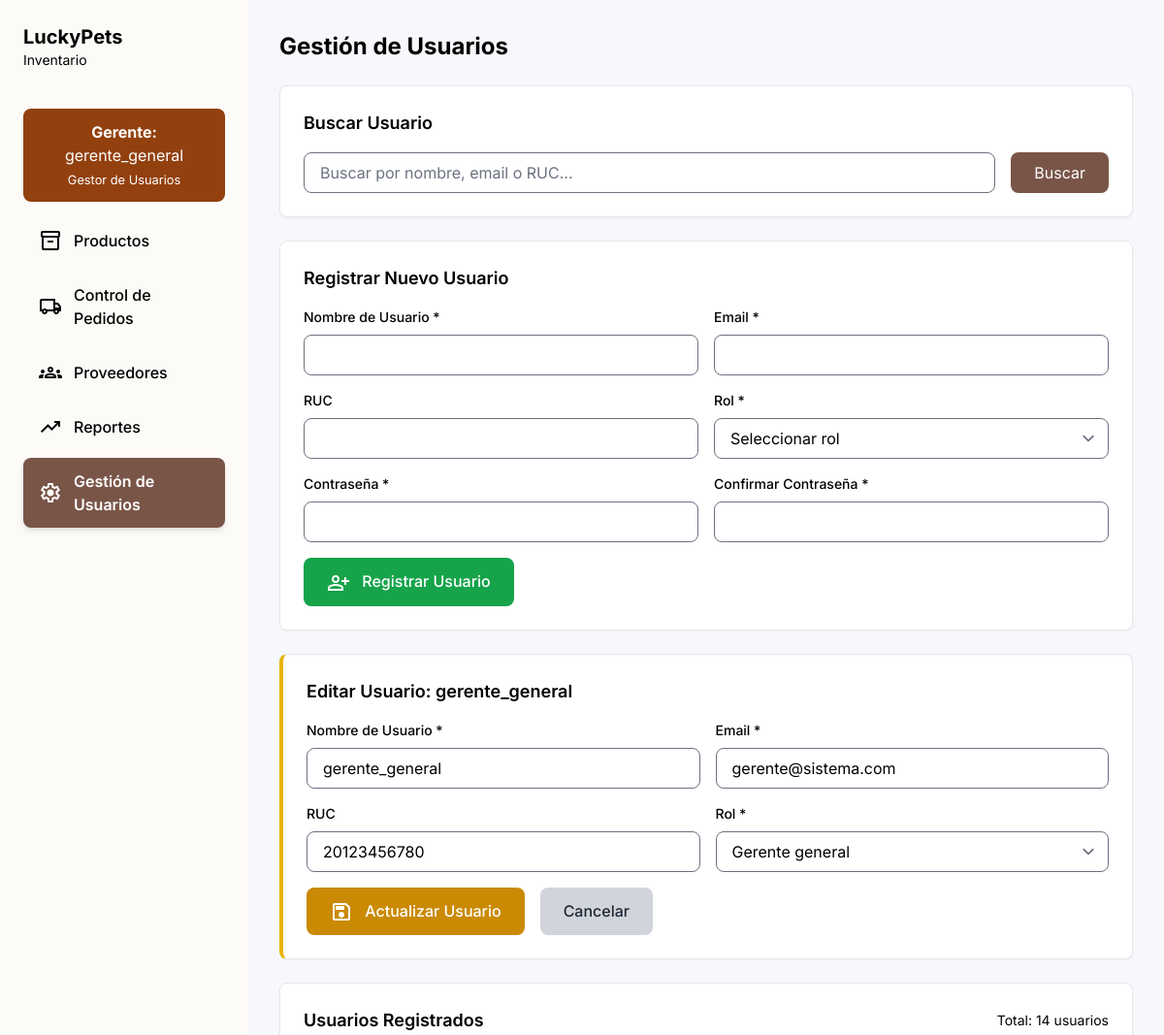
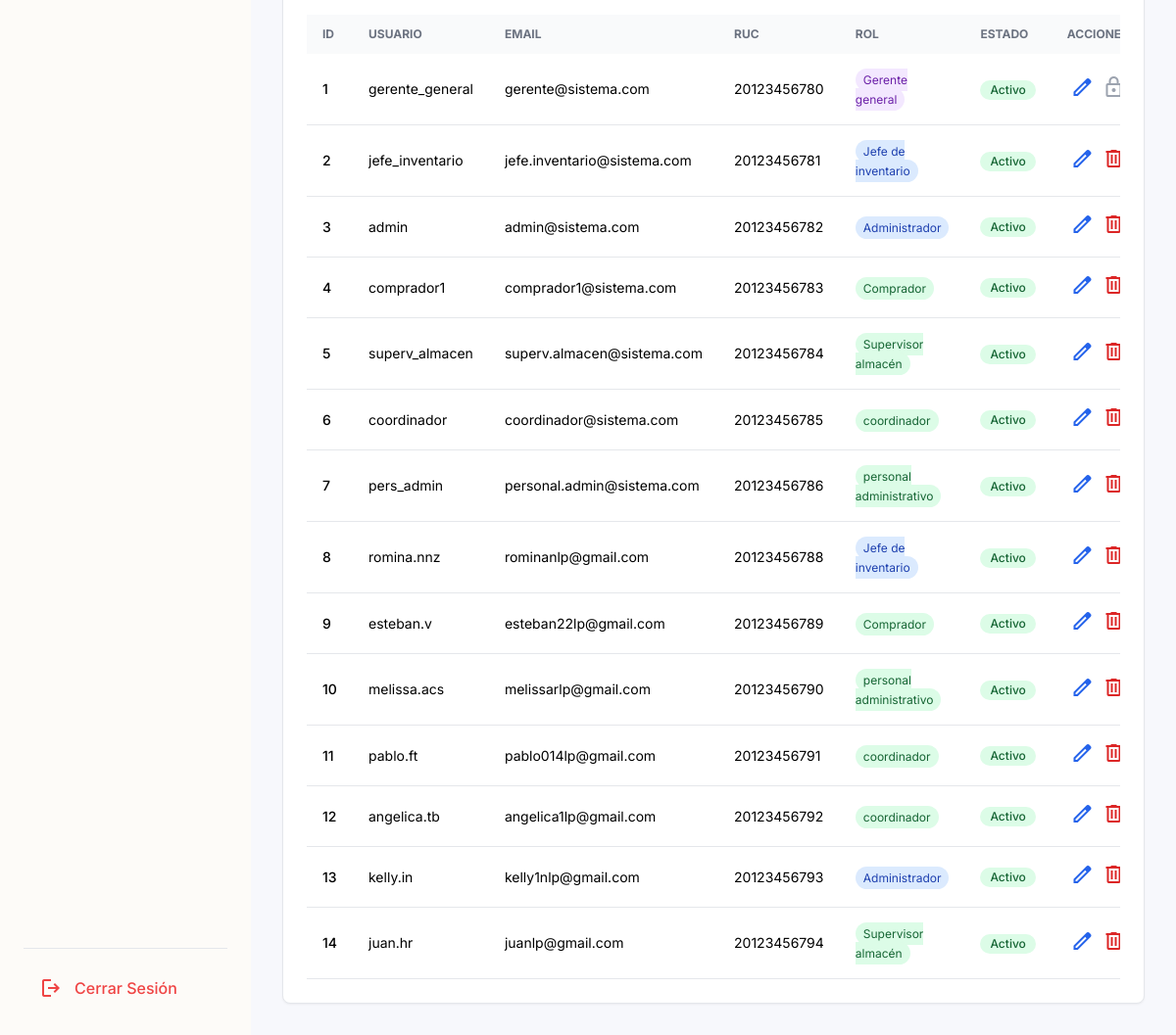
The app's page /vista/configuracion.php?editar=1 (signed in) with its own data (2 pictures, top to bottom).
### tables this page shows
CREATE TABLE Usuarios (
  id_trabajador INT PRIMARY KEY,
  nombre_usuario VARCHAR(100) NOT NULL,
  RUC VARCHAR(20) NULL,
  rol_ID INT NOT NULL,
  EMAIL VARCHAR(100) NOT NULL,
  CONTRASEÑA VARCHAR(255) NOT NULL,
  estado VARCHAR(20) NULL,
  ultimo_log DATETIME NULL,
  CONSTRAINT FK_Usuarios_Roles FOREIGN KEY (rol_ID) REFERENCES Roles(rol_ID)
);

CREATE TABLE Roles (
  rol_ID INT PRIMARY KEY,
  nombre_rol VARCHAR(100) NOT NULL,
  descripcion VARCHAR(255) NULL
);

### vista/configuracion.php (the view, shortened to what the rows shown need)
<?php
$usuario_editando = null;
function obtenerUsuarios($busqueda = '') {
    $conn = conectarDB();
    $sql = "SELECT u.*, r.nombre_rol
            FROM Usuarios u
            LEFT JOIN Roles r ON u.rol_ID = r.rol_ID
            WHERE u.estado = 'activo'";
    $sql .= " ORDER BY u.id_trabajador ASC";
    $stmt = $conn->prepare($sql);
    $stmt->execute();
    $result = $stmt->get_result();
    $usuarios = $result->fetch_all(MYSQLI_ASSOC);
    return $usuarios;
}
function obtenerRoles() {
    $conn = conectarDB();
    $sql = "SELECT * FROM Roles ORDER BY rol_ID";
    $result = $conn->query($sql);
    $roles = $result->fetch_all(MYSQLI_ASSOC);
    return $roles;
}
function obtenerUsuarioPorID($id) {
    $conn = conectarDB();
    $sql = "SELECT * FROM Usuarios WHERE id_trabajador = ?";
    $stmt = $conn->prepare($sql);
    $stmt->bind_param("i", $id);
    $stmt->execute();
    $result = $stmt->get_result();
    $usuario = $result->fetch_assoc();
    return $usuario;
}
if ($_SERVER['REQUEST_METHOD'] === 'POST' && isset($_POST['buscar'])) {
    $busqueda = trim($_POST['busqueda']);
    $usuarios = obtenerUsuarios($busqueda);
} else {
    $usuarios = obtenerUsuarios();
}
if (isset($_GET['editar'])) {
    $id_editar = intval($_GET['editar']);
    $usuario_editando = obtenerUsuarioPorID($id_editar);
}
$roles = obtenerRoles();
?>
<!DOCTYPE html>
<html lang="es">
<head>
    <script src="https://cdn.tailwindcss.com?plugins=forms,typography"></script>
</head>
<body class="font-display bg-background-light dark:bg-background-dark text-text-light dark:text-text-dark">
<div class="flex min-h-screen">
    <aside class="w-64 flex-shrink-0 sidebar dark:bg-sidebar-dark p-6 flex flex-col justify-between">
        <div>
            <div class="flex justify-between items-center mb-10">
                <div>
                    <h1 class="text-xl font-bold text-text-light dark:text-text-dark">LuckyPets</h1>
                </div>
            </div>
        </div>
    </aside>
    <main class="flex-1 p-8 overflow-y-auto">
        <h1 class="text-2xl font-bold mb-6 text-text-light dark:text-text-dark">Gestión de Usuarios</h1>
        <div class="bg-surface-light dark:bg-surface-dark p-6 rounded-lg shadow-sm border border-border-light dark:border-border-dark mb-6">
            <h2 class="text-lg font-semibold mb-4">Buscar Usuario</h2>
        </div>
        <div class="bg-surface-light dark:bg-surface-dark p-6 rounded-lg shadow-sm border border-border-light dark:border-border-dark mb-6">
            <h2 class="text-lg font-semibold mb-4">Registrar Nuevo Usuario</h2>
        </div>
        <?php if ($usuario_editando): ?>
            <div class="bg-surface-light dark:bg-surface-dark p-6 rounded-lg shadow-sm border border-border-light dark:border-border-dark mb-6 border-l-4 border-l-yellow-500">
                <h2 class="text-lg font-semibold mb-4">Editar Usuario: <?php echo htmlspecialchars($usuario_editando['nombre_usuario']); ?></h2>
                <form method="POST" class="grid grid-cols-1 md:grid-cols-2 gap-4">
                    <div>
                        <label class="block text-sm font-medium mb-2">Nombre de Usuario *</label>
                        <input type="text" name="nombre_usuario" value="<?php echo htmlspecialchars($usuario_editando['nombre_usuario']); ?>" required
                               class="w-full px-4 py-2 border border-border-light dark:border-border-dark rounded-lg bg-white dark:bg-gray-800">
                    </div>
                    <div>
                        <label class="block text-sm font-medium mb-2">Email *</label>
                        <input type="email" name="email" value="<?php echo htmlspecialchars($usuario_editando['EMAIL']); ?>" required
                               class="w-full px-4 py-2 border border-border-light dark:border-border-dark rounded-lg bg-white dark:bg-gray-800">
                    </div>
                    <div>
                        <label class="block text-sm font-medium mb-2">RUC</label>
                        <input type="text" name="ruc" value="<?php echo htmlspecialchars($usuario_editando['RUC']); ?>"
                               class="w-full px-4 py-2 border border-border-light dark:border-border-dark rounded-lg bg-white dark:bg-gray-800">
                    </div>
                    <div>
                        <label class="block text-sm font-medium mb-2">Rol *</label>
                        <select name="rol_id" required
                                class="w-full px-4 py-2 border border-border-light dark:border-border-dark rounded-lg bg-white dark:bg-gray-800">
                            <?php foreach ($roles as $rol): ?>
                                <option value="<?php echo $rol['rol_ID']; ?>"
                                    <?php echo $rol['rol_ID'] == $usuario_editando['rol_ID'] ? 'selected' : ''; ?>>
                                    <?php echo htmlspecialchars($rol['nombre_rol']); ?>
                                </option>
                            <?php endforeach; ?>
                        </select>
                    </div>
                    <div class="md:col-span-2 flex gap-4">
                        <button type="submit" name="actualizar"
                                class="px-6 py-3 bg-yellow-600 text-white rounded-lg hover:bg-yellow-700 font-medium">
                            <span class="material-symbols-outlined align-middle mr-2">save</span>
                            Actualizar Usuario
                        </button>
                        <a href="configuracion.php"
                           class="px-6 py-3 bg-gray-300 dark:bg-gray-700 text-gray-800 dark:text-gray-200 rounded-lg hover:bg-gray-400 dark:hover:bg-gray-600 font-medium">
                            Cancelar
                        </a>
                    </div>
                </form>
            </div>
        <?php endif; ?>
        <div class="bg-surface-light dark:bg-surface-dark p-6 rounded-lg shadow-sm border border-border-light dark:border-border-dark">
            <div class="flex justify-between items-center mb-4">
                <h2 class="text-lg font-semibold">Usuarios Registrados</h2>
            </div>
            <?php if (count($usuarios) > 0): ?>
                <div class="overflow-x-auto">
                    <table class="w-full text-sm text-left">
                        <thead class="text-xs text-gray-500 dark:text-gray-400 uppercase bg-gray-50 dark:bg-gray-800">
                            <tr>
                                <th class="py-3 px-4">ID</th>
                                <th class="py-3 px-4">Usuario</th>
                                <th class="py-3 px-4">Email</th>
                                <th class="py-3 px-4">RUC</th>
                                <th class="py-3 px-4">Rol</th>
                                <th class="py-3 px-4">Estado</th>
                                <th class="py-3 px-4 text-center">Acciones</th>
                            </tr>
                        </thead>
                        <tbody>
                            <?php foreach ($usuarios as $usuario): ?>
                                <tr class="border-b border-border-light dark:border-border-dark hover:bg-gray-50 dark:hover:bg-gray-800/50">
                                    <td class="py-4 px-4 font-medium"><?php echo $usuario['id_trabajador']; ?></td>
                                    <td class="py-4 px-4"><?php echo htmlspecialchars($usuario['nombre_usuario']); ?></td>
                                    <td class="py-4 px-4"><?php echo htmlspecialchars($usuario['EMAIL']); ?></td>
                                    <td class="py-4 px-4"><?php echo htmlspecialchars($usuario['RUC'] ?? 'N/A'); ?></td>
                                    <td class="py-4 px-4">
                                        <span class="px-2 py-1 text-xs rounded-full
                                            <?php echo $usuario['rol_ID'] == 1 ? 'bg-purple-100 text-purple-800 dark:bg-purple-900 dark:text-purple-300' :
                                                   ($usuario['rol_ID'] <= 3 ? 'bg-blue-100 text-blue-800 dark:bg-blue-900 dark:text-blue-300' :
                                                   'bg-green-100 text-green-800 dark:bg-green-900 dark:text-green-300'); ?>">
                                            <?php echo htmlspecialchars($usuario['nombre_rol'] ?? 'N/A'); ?>
                                        </span>
                                    </td>
                                    <td class="py-4 px-4">
                                        <span class="inline-flex items-center px-2.5 py-0.5 rounded-full text-xs font-medium
                                            <?php echo $usuario['estado'] == 'activo' ? 'bg-green-100 text-green-800 dark:bg-green-900 dark:text-green-300' :
                                                   'bg-red-100 text-red-800 dark:bg-red-900 dark:text-red-300'; ?>">
                                            <?php echo ucfirst($usuario['estado']); ?>
                                        </span>
                                    </td>
                                    <td class="py-4 px-4 text-center">
                                        <div class="flex justify-center space-x-2">
                                            <a href="configuracion.php?editar=<?php echo $usuario['id_trabajador']; ?>"
                                               class="text-blue-600 hover:text-blue-800 dark:text-blue-400 dark:hover:text-blue-300"
                                               title="Editar usuario">
                                                <span class="material-symbols-outlined">edit</span>
                                            </a>
                                            <?php if ($usuario['id_trabajador'] != 1): ?>
                                                <a href="configuracion.php?eliminar=<?php echo $usuario['id_trabajador']; ?>"
                                                   class="text-red-600 hover:text-red-800 dark:text-red-400 dark:hover:text-red-300"
                                                   title="Eliminar usuario"
                                                   onclick="return confirm('¿Está seguro de eliminar al usuario <?php echo addslashes($usuario['nombre_usuario']); ?>?')">
                                                    <span class="material-symbols-outlined">delete</span>
                                                </a>
                                            <?php else: ?>
                                                <span class="text-gray-400 cursor-not-allowed" title="No se puede eliminar al gerente principal">
                                                    <span class="material-symbols-outlined">lock</span>
                                                </span>
                                            <?php endif; ?>
                                        </div>
                                    </td>
                                </tr>
                            <?php endforeach; ?>
                        </tbody>
                    </table>
                </div>
            <?php endif; ?>
        </div>
    </main>
</div>
</body>
</html>

### records on screen
usuarios: nombre_usuario "gerente_general", email "gerente@sistema.com", ruc "20123456780", rol_id "Gerente general", id_trabajador "1", EMAIL "gerente@sistema.com", RUC "20123456780", rol_ID.nombre_rol "Gerente general", estado "Activo"
usuarios: id_trabajador "2", nombre_usuario "jefe_inventario", EMAIL "jefe.inventario@sistema.com", RUC "20123456781", rol_ID.nombre_rol "Jefe de inventario", estado "Activo"
usuarios: id_trabajador "3", nombre_usuario "admin", EMAIL "admin@sistema.com", RUC "20123456782", rol_ID.nombre_rol "Administrador", estado "Activo"
usuarios: id_trabajador "4", nombre_usuario "comprador1", EMAIL "comprador1@sistema.com", RUC "20123456783", rol_ID.nombre_rol "Comprador", estado "Activo"
usuarios: id_trabajador "5", nombre_usuario "superv_almacen", EMAIL "superv.almacen@sistema.com", RUC "20123456784", rol_ID.nombre_rol "Supervisor almacén", estado "Activo"
usuarios: id_trabajador "6", nombre_usuario "coordinador", EMAIL "coordinador@sistema.com", RUC "20123456785", rol_ID.nombre_rol "coordinador", estado "Activo"
usuarios: id_trabajador "7", nombre_usuario "pers_admin", EMAIL "personal.admin@sistema.com", RUC "20123456786", rol_ID.nombre_rol "personal administrativo", estado "Activo"
usuarios: id_trabajador "8", nombre_usuario "romina.nnz", EMAIL "rominanlp@gmail.com", RUC "20123456788", rol_ID.nombre_rol "Jefe de inventario", estado "Activo"
usuarios: id_trabajador "9", nombre_usuario "esteban.v", EMAIL "esteban22lp@gmail.com", RUC "20123456789", rol_ID.nombre_rol "Comprador", estado "Activo"
usuarios: id_trabajador "10", nombre_usuario "melissa.acs", EMAIL "melissarlp@gmail.com", RUC "20123456790", rol_ID.nombre_rol "personal administrativo", estado "Activo"
usuarios: id_trabajador "11", nombre_usuario "pablo.ft", EMAIL "pablo014lp@gmail.com", RUC "20123456791", rol_ID.nombre_rol "coordinador", estado "Activo"
usuarios: id_trabajador "12", nombre_usuario "angelica.tb", EMAIL "angelica1lp@gmail.com", RUC "20123456792", rol_ID.nombre_rol "coordinador", estado "Activo"
usuarios: id_trabajador "13", nombre_usuario "kelly.in", EMAIL "kelly1nlp@gmail.com", RUC "20123456793", rol_ID.nombre_rol "Administrador", estado "Activo"
usuarios: id_trabajador "14", nombre_usuario "juan.hr", EMAIL "juanlp@gmail.com", RUC "20123456794", rol_ID.nombre_rol "Supervisor almacén", estado "Activo"

### other values on screen
$_SESSION['user']['username'] "gerente_general"
count($usuarios) "14"
